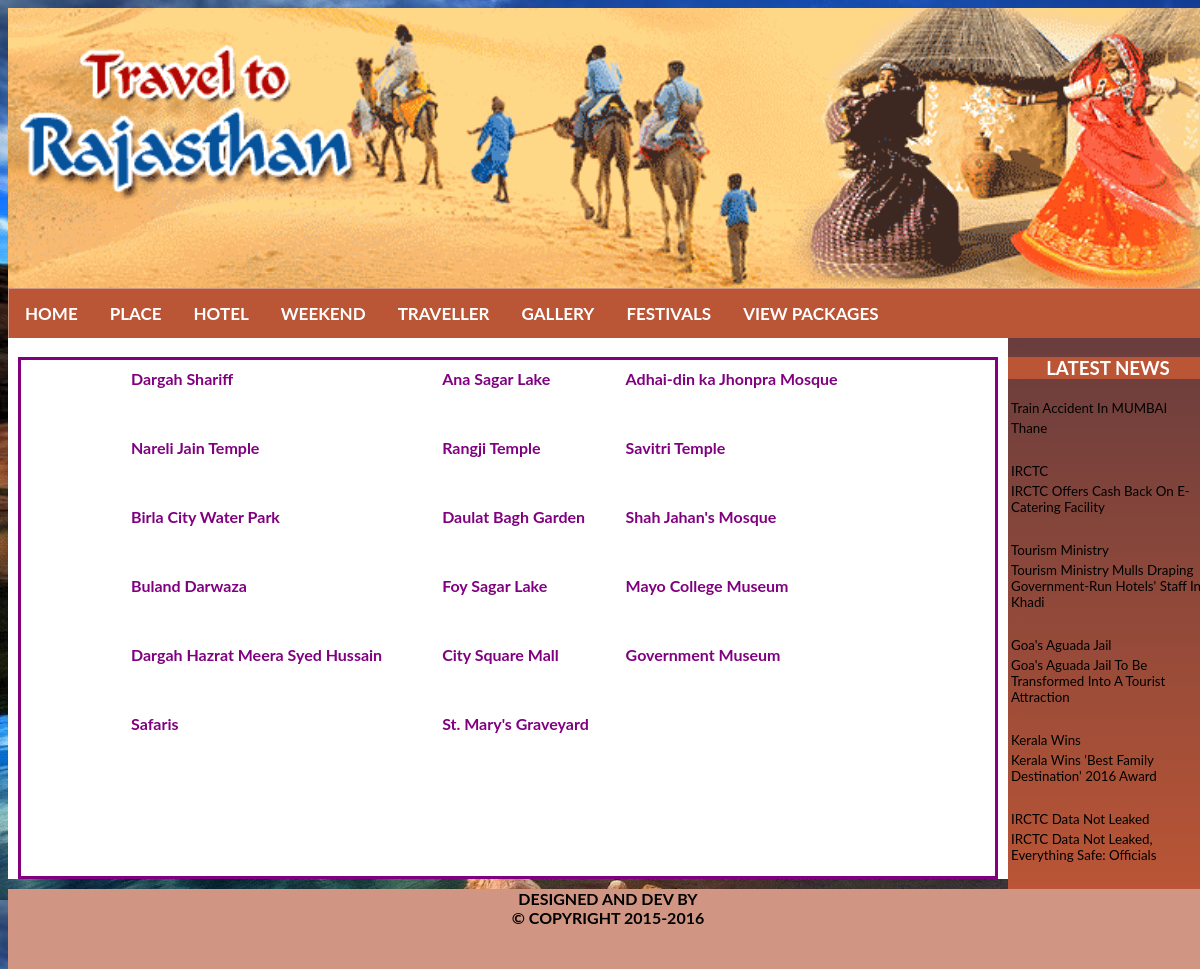
The app's page /tourism/user/view_place.php?a=Ajmer with its own data.
### tables this page shows
CREATE TABLE IF NOT EXISTS `add_place` (
  `id` int(11) NOT NULL AUTO_INCREMENT,
  `cities` varchar(300) NOT NULL,
  `place_name` varchar(300) NOT NULL,
  PRIMARY KEY (`id`)
);

CREATE TABLE IF NOT EXISTS `news` (
  `id` int(200) NOT NULL AUTO_INCREMENT,
  `news_name` varchar(200) NOT NULL,
  `description` varchar(200) NOT NULL,
  `photo` varchar(200) NOT NULL,
  PRIMARY KEY (`id`)
);

### tourism/user/view_place.php (the view, shortened to what this page needs)
<?php
	include('head.php');
	$city_name=$_REQUEST["a"];
	$r=mysql_query("select * from add_place where cities='$city_name'");
	echo "<br/>
	<fieldset  style='width:950px;margin:Auto;height:500px;border:3px solid purple'>
	<table align='center'  width='80%' ><tr>";
	$count=0;
	while($row=mysql_Fetch_array($r))
	{
		echo "<td><a href='view_place_desc.php?a=$row[1]&b=$row[2]' style='text-decoration:none;
		font-weight:bold;color:purple'>",$row[2],"</a></td>";
		$count++;
		if($count==3)
		{
		echo "</tr>
		<tr><td colspan='4'>&nbsp;</td></tr>
		<tr><td colspan='4'>&nbsp;</td></tr>";
		$count=0;
		}
	}
	echo "</table>";
	include('footer.php');
?>

### tourism/user/footer.php (shortened to what this page needs)
	</div>
					<div id='left'>
						<h3 style='background:#BA5536;color:white' ><center>LATEST NEWS</center></h3>
				<marquee direction='up' scrollamount=6>
					<table height='400px'>
						<?php
							$r=mysql_Query("select * from news");
						while($row=mysql_Fetch_array($r))
							{
								echo "<tr><td style='text-transform:capitalize;
								font-size:10pt'>",$row[1],"</td></tr>";
								echo "<tr><td style='text-transform:capitalize;
								font-size:10pt'>",$row[2],"</td></tr>";
								echo "<tr><td>&nbsp;</td></tr>";
							}
						?>
						</table>
					</marquee>
					</div>
	<div id='footer'>
			DESIGNED AND DEV BY</br>
			&copy; COPYRIGHT 2015-2016
		</div>
	</div>
</body>
</html>

### tourism/user/css/style.css (style rules this page uses)
body { background:url(../images/100.jpg); }
#left { height:auto; width:200px; background:-webkit-linear-gradient(#693D3D,#BA5536); float:right; }
#footer { clear:both; width:1200px; height:80px; background:#D09683; color:black; text-align:center; font-weight:Bold; }

### tourism/user/head.php (style rules this page uses)
body { font-family: "Lato", sans-serif; }

### records on screen
add_place: place_name "Dargah Shariff"
add_place: place_name "Ana Sagar Lake"
add_place: place_name "Adhai-din ka Jhonpra Mosque"
add_place: place_name "Nareli Jain Temple"
add_place: place_name "Rangji Temple"
add_place: place_name "Savitri Temple"
add_place: place_name "Birla City Water Park"
add_place: place_name "Daulat Bagh Garden"
add_place: place_name "Shah Jahan's Mosque"
add_place: place_name "Buland Darwaza"
add_place: place_name "Foy Sagar Lake"
add_place: place_name "Mayo College Museum"
add_place: place_name "Dargah Hazrat Meera Syed Hussain"
add_place: place_name "City Square Mall"
add_place: place_name "Government Museum"
add_place: place_name "Safaris"
add_place: place_name "St. Mary's Graveyard"
news: news_name "Train Accident In MUMBAI", description "Thane"
news: news_name "IRCTC", description "IRCTC Offers Cash Back On E-Catering Facility"
news: news_name "Tourism Ministry", description "Tourism Ministry Mulls Draping Government-Run Hotels' Staff In Khadi"
news: news_name "Goa's Aguada Jail", description "Goa's Aguada Jail To Be Transformed Into A Tourist Attraction"
news: news_name "Kerala Wins", description "Kerala Wins 'Best Family Destination' 2016 Award"
news: news_name "IRCTC Data Not Leaked", description "IRCTC Data Not Leaked, Everything Safe: Officials"
